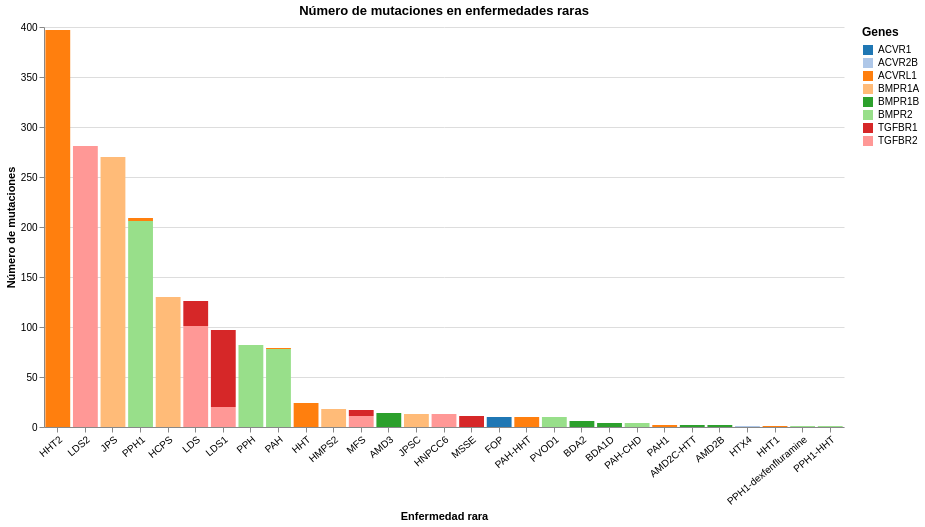

Notebook cell for this chart:
### Code cell
import altair as alt

# Crear el gráfico
chart = alt.Chart(df).transform_aggregate(
    unique_aa_mutation='distinct(Protein change)',
    groupby=['GeneSymbol', 'Condition', 'Protein change']
).mark_bar().encode(
    y=alt.Y('count(unique_aa_mutation):Q', title='Número de mutaciones'),
    x=alt.X('Condition', sort='-y', title='Enfermedad rara', axis=alt.Axis(
        labelAngle=-40, labelFontSize=10)
    ),
    color=alt.Color('GeneSymbol', scale=alt.Scale(scheme='category20'), title='Genes')
).properties(
    title="Número de mutaciones en enfermedades raras",
    width=800,  # Aumentar el ancho del gráfico
    height=400  # Mantener el alto del gráfico
).configure_legend(
    orient='right',  # Colocar la leyenda a la derecha
    labelLimit=200,  # Ajustar el límite de longitud de las etiquetas de la leyenda
    titleFontSize=12,  # Tamaño de fuente del título de la leyenda
    labelFontSize=10,  # Tamaño de fuente de las etiquetas de la leyenda
)

# Ajustar la vista del gráfico
chart = chart.configure_view(
    stroke=None,  # Eliminar el borde del gráfico
    clip=False,  # Aumentar el padding para dar más espacio
    discreteWidth=1
)

chart

### Figure 1 — Vega-Lite specification as saved in the notebook (floating-point values rounded to 4 significant figures; data arrays with more than 128 entries replaced by an {"elided": "..."} marker saying what was removed)
{"config": {"view": {"continuousWidth": 300, "continuousHeight": 300, "clip": false, "discreteWidth": 1, "stroke": null}, "legend": {"labelFontSize": 10, "labelLimit": 200, "orient": "right", "titleFontSize": 12}}, "data": {"name": "data-5c100ecdeeb7a02d1914ebdb8b25a73c"}, "mark": {"type": "bar"}, "encoding": {"color": {"field": "GeneSymbol", "scale": {"scheme": "category20"}, "title": "Genes", "type": "nominal"}, "x": {"axis": {"labelAngle": -40, "labelFontSize": 10}, "field": "Condition", "sort": "-y", "title": "Enfermedad rara", "type": "nominal"}, "y": {"aggregate": "count", "field": "unique_aa_mutation", "title": "Número de mutaciones", "type": "quantitative"}}, "height": 400, "title": "Número de mutaciones en enfermedades raras", "transform": [{"aggregate": [{"op": "distinct", "field": "Protein change", "as": "unique_aa_mutation"}], "groupby": ["GeneSymbol", "Condition", "Protein change"]}], "width": 800, "$schema": "https://vega.github.io/schema/vega-lite/v5.16.3.json", "datasets": {"data-5c100ecdeeb7a02d1914ebdb8b25a73c": {"elided": "1900 records"}}}
